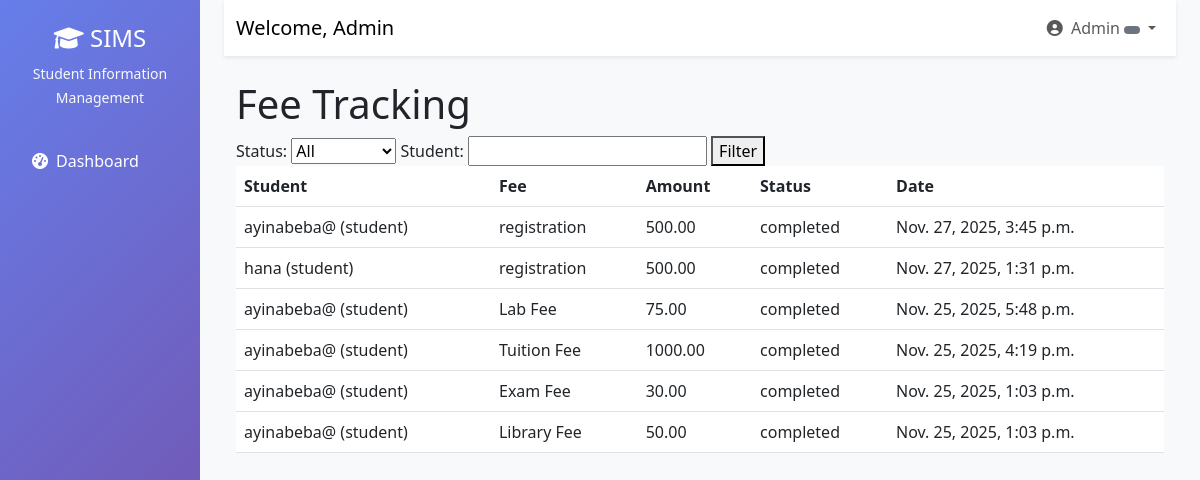
The page /finance/fee-tracking/ (signed in) on the database as committed earlier.
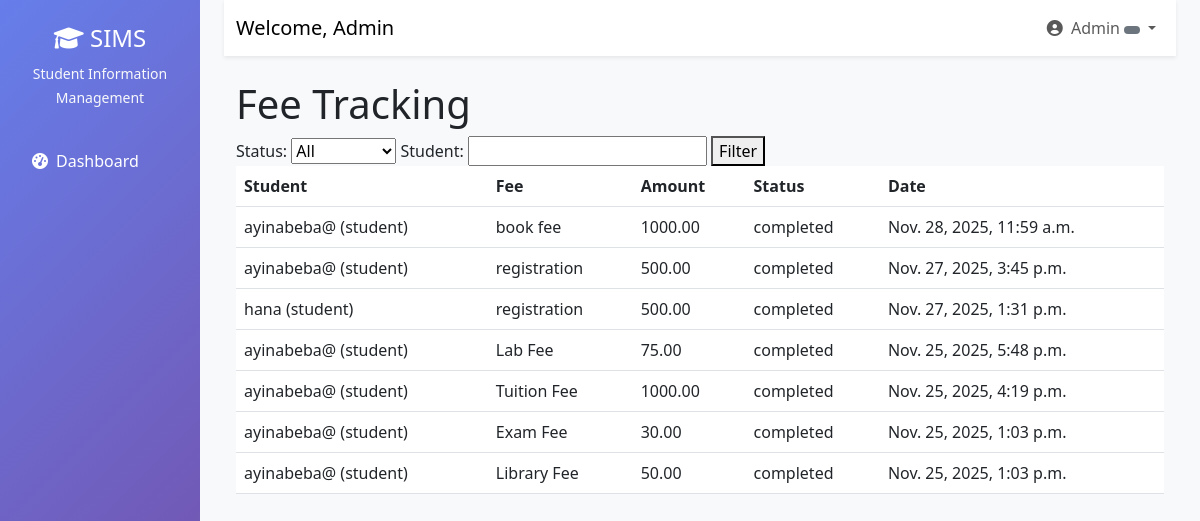
The same page on the database as committed later.
### payments/models.py (models this page shows, shortened)
class Payment(models.Model):
    student = models.ForeignKey(User, on_delete=models.CASCADE, limit_choices_to={'role': 'student'})
    fee_structure = models.ForeignKey(FeeStructure, on_delete=models.CASCADE)
    amount_paid = models.DecimalField(max_digits=10, decimal_places=2)
    payment_date = models.DateTimeField(auto_now_add=True)
    payment_method = models.CharField(max_length=50)
    transaction_id = models.CharField(max_length=100, unique=True)
    STATUS_CHOICES = (
        ('pending', 'Pending'),
        ('completed', 'Completed'),
        ('failed', 'Failed'),
    )
    status = models.CharField(max_length=20, choices=STATUS_CHOICES, default='pending')

class FeeStructure(models.Model):
    name = models.CharField(max_length=100)
    amount = models.DecimalField(max_digits=10, decimal_places=2)
    description = models.TextField()
    is_active = models.BooleanField(default=True)
    created_by = models.ForeignKey(User, on_delete=models.CASCADE)
    created_at = models.DateTimeField(auto_now_add=True)

### users/models.py (models this page shows)
class User(AbstractUser):
    ROLE_CHOICES = (
        ('admin', 'Administrator'),
        ('teacher', 'Teacher'),
        ('student', 'Student'),
        ('registrar', 'Registrar'),
        ('finance', 'Finance Officer'),
        ('parent', 'Parent'),
    )
    role = models.CharField(max_length=20, choices=ROLE_CHOICES)
    phone = models.CharField(max_length=15, blank=True)
    address = models.TextField(blank=True)
    date_of_birth = models.DateField(null=True, blank=True)
    profile_picture = models.ImageField(upload_to='profiles/', null=True, blank=True)
    is_approved = models.BooleanField(default=False)
    created_at = models.DateTimeField(auto_now_add=True)
    def __str__(self):
        return f"{self.username} ({self.role})"

### users/decorators.py (the view)
        def wrapper(request, *args, **kwargs):
            if request.user.is_authenticated:
                if request.user.role in allowed_roles or request.user.is_superuser:
                    return view_func(request, *args, **kwargs)
            messages.error(request, "You don't have permission to access this page.")
            return redirect('dashboard')

### finance/views.py (called while the page is built)
@finance_required
def fee_tracking(request):
    payments = Payment.objects.all().select_related('student', 'fee_structure').order_by('-payment_date')
    status_filter = request.GET.get('status')
    student_filter = request.GET.get('student')
    if status_filter:
        payments = payments.filter(status=status_filter)
    if student_filter:
        payments = payments.filter(student__username__icontains=student_filter)
    context = {
        'payments': payments,
        'status_choices': Payment.STATUS_CHOICES,
    }
    return render(request, 'finance/fee_tracking.html', context)

### finance/templates/finance/fee_tracking.html (shortened to what this page needs)
{% extends 'base.html' %}
{% block content %}
<h1>Fee Tracking</h1>
<form method="get">
  <label>Status: <select name="status"><option value="">All</option>{% for k,v in status_choices %}<option value="{{ k }}">{{ v }}</option>{% endfor %}</select></label>
  <label>Student: <input type="text" name="student" value="{{ request.GET.student }}"></label>
  <button type="submit">Filter</button>
</form>
<table class="table">
  <thead><tr><th>Student</th><th>Fee</th><th>Amount</th><th>Status</th><th>Date</th></tr></thead>
  <tbody>
  {% for p in payments %}
    <tr>
      <td>{{ p.student }}</td>
      <td>{{ p.fee_structure.name }}</td>
      <td>{{ p.amount_paid }}</td>
      <td>{{ p.status }}</td>
      <td>{{ p.payment_date }}</td>
    </tr>
  {% empty %}
    <tr><td colspan="5">No payments found</td></tr>
  {% endfor %}
  </tbody>
</table>
{% endblock %}

Rows that differ between the two databases and show on the page:
added Payment: student "ayinabeba@ (student)", fee_structure.name "book fee", amount_paid "1000.00", status "completed", payment_date "Nov. 28, 2025, 11:59 a.m."
